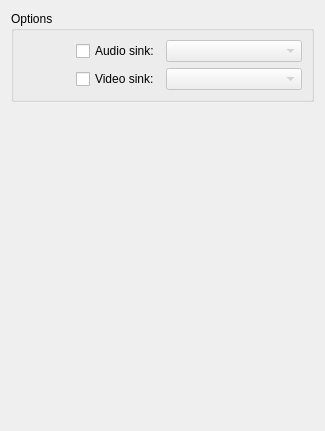
<?xml version="1.0" encoding="UTF-8"?>
<ui version="4.0">
 <class>GStreamerConfigWidget</class>
 <widget class="QWidget" name="GStreamerConfigWidget">
  <property name="geometry">
   <rect>
    <x>0</x>
    <y>0</y>
    <width>325</width>
    <height>431</height>
   </rect>
  </property>
  <layout class="QVBoxLayout" name="verticalLayout">
   <property name="sizeConstraint">
    <enum>QLayout::SetMinimumSize</enum>
   </property>
   <item>
    <widget class="QGroupBox" name="grpOptions">
     <property name="title">
      <string>Options</string>
     </property>
     <layout class="QGridLayout" name="gridLayout_2">
      <item row="1" column="0" alignment="Qt::AlignRight|Qt::AlignVCenter">
       <widget class="QCheckBox" name="kcfg_gstVideoSinkAuto">
        <property name="text">
         <string>Video sink:</string>
        </property>
       </widget>
      </item>
      <item row="1" column="1">
       <widget class="QComboBox" name="kcfg_gstVideoSink">
        <property name="enabled">
         <bool>false</bool>
        </property>
       </widget>
      </item>
      <item row="0" column="0" alignment="Qt::AlignRight|Qt::AlignVCenter">
       <widget class="QCheckBox" name="kcfg_gstAudioSinkAuto">
        <property name="text">
         <string>Audio sink:</string>
        </property>
       </widget>
      </item>
      <item row="0" column="1">
       <widget class="QComboBox" name="kcfg_gstAudioSink">
        <property name="enabled">
         <bool>false</bool>
        </property>
       </widget>
      </item>
     </layout>
    </widget>
   </item>
   <item>
    <spacer name="spacer">
     <property name="orientation">
      <enum>Qt::Vertical</enum>
     </property>
     <property name="sizeHint" stdset="0">
      <size>
       <width>20</width>
       <height>40</height>
      </size>
     </property>
    </spacer>
   </item>
  </layout>
 </widget>
 <tabstops>
  <tabstop>kcfg_gstAudioSinkAuto</tabstop>
  <tabstop>kcfg_gstAudioSink</tabstop>
  <tabstop>kcfg_gstVideoSinkAuto</tabstop>
  <tabstop>kcfg_gstVideoSink</tabstop>
 </tabstops>
 <resources/>
 <connections>
  <connection>
   <sender>kcfg_gstAudioSinkAuto</sender>
   <signal>toggled(bool)</signal>
   <receiver>kcfg_gstAudioSink</receiver>
   <slot>setEnabled(bool)</slot>
   <hints>
    <hint type="sourcelabel">
     <x>159</x>
     <y>64</y>
    </hint>
    <hint type="destinationlabel">
     <x>310</x>
     <y>69</y>
    </hint>
   </hints>
  </connection>
  <connection>
   <sender>kcfg_gstVideoSinkAuto</sender>
   <signal>toggled(bool)</signal>
   <receiver>kcfg_gstVideoSink</receiver>
   <slot>setEnabled(bool)</slot>
   <hints>
    <hint type="sourcelabel">
     <x>149</x>
     <y>101</y>
    </hint>
    <hint type="destinationlabel">
     <x>310</x>
     <y>106</y>
    </hint>
   </hints>
  </connection>
 </connections>
</ui>
